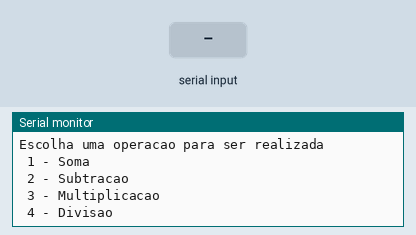
This sketch was run on a simulated Arduino Uno, built with avr-gcc and run on an emulated ATmega328P. Shown: the last lines printed to the serial monitor. The test bench sets the inputs (shaded band).

Above: at 0.9 s.
1.0 s: "S" received over Serial
At 3.2 s:
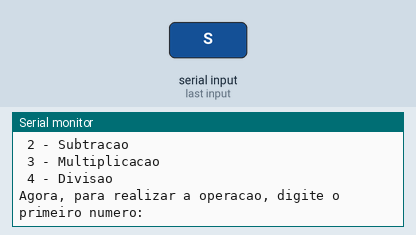
3.5 s: "90,45,200\n" received over Serial
At 5.3 s:
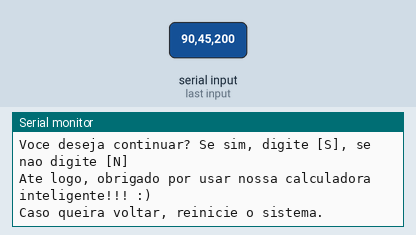

The sketch:

switch_case_1__1_.ino
```cpp
// C++ code
/*Solicite dois números e uma operação (soma, subtração,
multiplicação ou divisão).
Realize a operação indicada.
Mostre o resultado.*/
//Variáveis
float numero1 = 0;
float numero2 = 0;
float soma;
float subtracao;
float multiplicacao;
float divisao;
int escolhaDaOperacao;
float resultado;
int contador =0;


void setup()
{
  Serial.begin(9600);


  do
  {
    Serial.println("Seja bem vindo(a) a nossa calculadora!!! :)");
    Serial.println();
    Serial.println("Escolha uma operacao para ser realizada");
    Serial.println();
    Serial.println(" 1 - Soma  ");
    Serial.println(" 2 - Subtracao");
    Serial.println(" 3 - Multiplicacao");
    Serial.println(" 4 - Divisao");


    while(!Serial.available()){}

    escolhaDaOperacao = Serial.parseInt();

    Serial. println("Agora, para realizar a operacao, digite o primeiro numero:");
    while(!Serial.available());
    numero1 = Serial.parseFloat();

    Serial. println("Agora, digite o segundo numero:");
    while(!Serial.available());
    numero2 = Serial.parseFloat();

    switch(escolhaDaOperacao){

      case 1:
      soma = numero1 + numero2;
      Serial.println("Top!!! O resultado eh: " + String(soma));
      break;


      case 2:
      subtracao = numero1 - numero2;
      Serial.println("Top!!! O resultado eh: " + String(subtracao));
      break;

      case 3:
      multiplicacao = numero1 * numero2;
      Serial.println("Top!!! O resultado eh: " + String(multiplicacao));
      break;

      case 4 :
      divisao = numero1 / numero2;
      Serial.println("Top!!! O resultado eh: " + String(divisao));
      break;
    }


    Serial.println("Voce deseja continuar? Se sim, digite [S], se nao digite [N]");
    while(!Serial.available());

    if(Serial.readString() == "S")
    {
      contador++;
    }
    else
    {
      contador = 0;
      Serial.println("Ate logo, obrigado por usar nossa calculadora inteligente!!! :)");
      Serial.println("Caso queira voltar, reinicie o sistema.");
    }
  }
  while(contador != 0);
}

void loop()
{
  //Sem código
}
```

Measured:
- after the input at 1.0 s, the serial monitor: prints a new line after 1.0 s (image 1)
- after the input at 3.5 s, the serial monitor: prints a new line at once (image 2)
